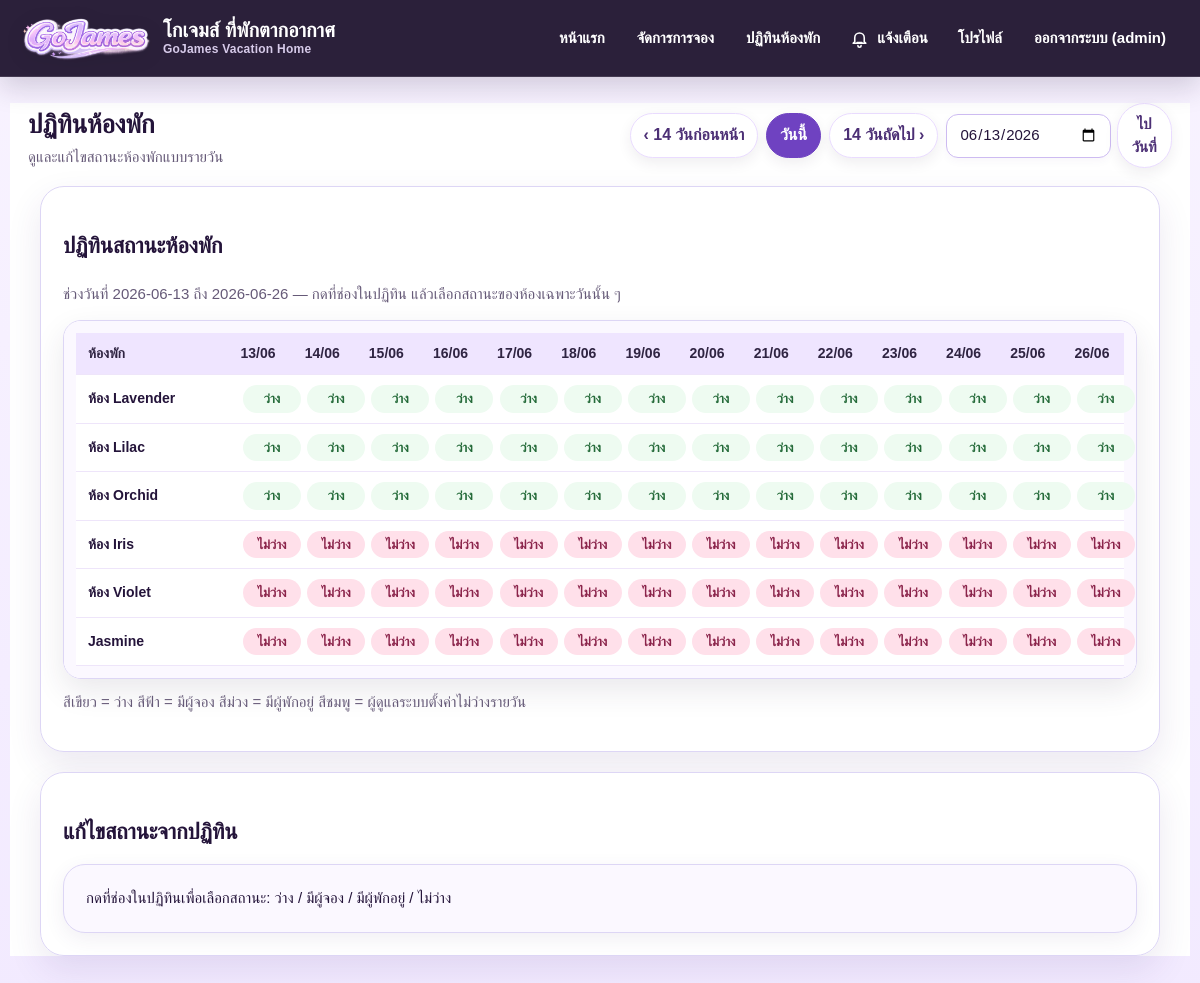
Screenshot of /admin/calendar (signed in) with the database file from the repository.
### tables this page shows
CREATE TABLE rooms(
        id INTEGER PRIMARY KEY AUTOINCREMENT,
        name TEXT NOT NULL,
        price REAL NOT NULL DEFAULT 0,
        detail TEXT,
        cover TEXT,
        images TEXT,
        amenities TEXT,
        is_open INTEGER NOT NULL DEFAULT 1,
        is_deleted INTEGER NOT NULL DEFAULT 0,
        status_text TEXT,
        maintenance_note TEXT,
        created_at TEXT,
        updated_at TEXT
    );

### app.py (the view)
@app.route("/admin/calendar")
def admin_calendar():
    auto_cancel_expired_bookings()
    if session.get("role") != "admin":
        return "สำหรับผู้ดูแลระบบเท่านั้น"
    start_text = request.args.get("start", "").strip()
    try:
        start_day = datetime.strptime(start_text, "%Y-%m-%d").date() if start_text else date.today()
    except ValueError:
        start_day = date.today()
    days = 14
    day_list, room_rows = get_calendar_data(days=days, start_day=start_day)
    prev_start = (start_day - timedelta(days=14)).strftime("%Y-%m-%d")
    next_start = (start_day + timedelta(days=14)).strftime("%Y-%m-%d")
    today_start = date.today().strftime("%Y-%m-%d")
    current_start = start_day.strftime("%Y-%m-%d")
    current_end = day_list[-1].strftime("%Y-%m-%d") if day_list else current_start
    return render_template(
        "admin_calendar.html",
        day_list=day_list,
        room_rows=room_rows,
        prev_start=prev_start,
        next_start=next_start,
        today_start=today_start,
        current_start=current_start,
        current_end=current_end,
    )

### app.py (called while the page is built, shortened)
def get_db():
    conn = sqlite3.connect(DB_PATH)
    conn.row_factory = sqlite3.Row
    return conn

def _safe_json_list(value, fallback=None):
    if fallback is None:
        fallback = []
    if not value:
        return fallback
    try:
        data = json.loads(value)
        return data if isinstance(data, list) else fallback
    except Exception:
        return fallback

def room_row_to_dict(row):
    room = dict(row)
    room["is_open"] = bool(room.get("is_open", 1))
    room["is_deleted"] = bool(room.get("is_deleted", 0))
    room["price"] = float(room.get("price") or 0)
    room["images"] = _safe_json_list(room.get("images"), [room.get("cover") or "room1_1.jpg"])
    room["amenities"] = _safe_json_list(room.get("amenities"), [
        {"icon": "wifi", "label": "Wi-Fi ฟรี"},
        {"icon": "air", "label": "เครื่องปรับอากาศ"},
        {"icon": "bath", "label": "ห้องน้ำส่วนตัว"}
    ])
    room["amenity_labels"] = [item.get("label", "") if isinstance(item, dict) else str(item) for item in room.get("amenities", [])]
    return room

def get_rooms_with_status(include_deleted=False):
    conn = get_db()
    cur = conn.cursor()
    try:
        if include_deleted:
            cur.execute("SELECT * FROM rooms ORDER BY id ASC")
        else:
            cur.execute("SELECT * FROM rooms WHERE COALESCE(is_deleted,0)=0 ORDER BY id ASC")
        rows = cur.fetchall()
        conn.close()
        if rows:
            return [room_row_to_dict(row) for row in rows]
    except sqlite3.OperationalError:
        conn.close()

def get_now():
    return datetime.now()

@app.before_request
def run_auto_cancel_before_each_request():
    auto_cancel_expired_bookings()
    remind_before_checkin()

def remind_before_checkin():
    conn = get_db()
    cur = conn.cursor()
    now_dt = get_now()
    upcoming_limit = now_dt + timedelta(days=1)
    cur.execute("""
        SELECT * FROM bookings
        WHERE status IN ('deposit_paid', 'remaining_counter_pending')
          AND checkin_reminder_sent_at IS NULL
    """)
    rows = cur.fetchall()
    changed_ids = []
    for booking_id in changed_ids:
        cur.execute("""
            UPDATE bookings
            SET checkin_reminder_sent_at = ?
            WHERE id = ?
        """, (now_dt.strftime("%Y-%m-%d %H:%M:%S"), booking_id))
    conn.commit()
    conn.close()

### templates/admin_calendar.html (shortened to what this page needs)
{% extends "base.html" %}
{% block content %}
<div class="calendar-page-head">
    <div>
        <h2>ปฏิทินห้องพัก</h2>
        <p class="muted">ดูและแก้ไขสถานะห้องพักแบบรายวัน</p>
    </div>
    <div class="calendar-nav">
        <a class="calendar-nav-btn" href="/admin/calendar?start={{ prev_start }}">‹ 14 วันก่อนหน้า</a>
        <a class="calendar-nav-btn active" href="/admin/calendar?start={{ today_start }}">วันนี้</a>
        <a class="calendar-nav-btn" href="/admin/calendar?start={{ next_start }}">14 วันถัดไป ›</a>
        <form method="get" action="/admin/calendar" class="calendar-jump">
            <input type="date" name="start" value="{{ current_start }}">
            <button type="submit">ไปวันที่</button>
        </form>
    </div>
</div>
<div class="card calendar-card">
<h3>ปฏิทินสถานะห้องพัก</h3>
<p class="muted" style="margin-top:0;">ช่วงวันที่ {{ current_start }} ถึง {{ current_end }} — กดที่ช่องในปฏิทิน แล้วเลือกสถานะของห้องเฉพาะวันนั้น ๆ</p>
<div class="calendar-wrap">
<table class="calendar-table">
<tr>
<th class="calendar-room">ห้องพัก</th>
{% for d in day_list %}
<th>{{ d.strftime("%d/%m") }}</th>
{% endfor %}
</tr>
{% for row in room_rows %}
<tr>
<td class="calendar-room">{{ row.room.name }}</td>
{% for cell in row.cells %}
<td>
<button
class="calendar-btn"
title="กดเพื่อแก้ไขสถานะห้อง"
data-room-id="{{ cell.room_id }}"
data-room="{{ cell.room_name }}"
data-date="{{ cell.date_text }}"
data-state="{{ cell.state }}"
{% if cell.detail %}
data-guest="{{ cell.detail.guest_name }}"
data-checkin="{{ cell.detail.checkin }}"
data-checkin-time="{{ cell.detail.checkin_time }}"
data-checkout="{{ cell.detail.checkout }}"
data-checkout-time="{{ cell.detail.checkout_time }}"
data-status="{{ cell.detail.status_text }}"
data-note="{{ cell.detail.note }}"
data-source="{{ cell.detail.source }}"
data-booking-id="{{ cell.detail.booking_id if cell.detail.booking_id else '' }}"
{% else %}
data-guest="-"
data-checkin="{{ cell.date_text }}"
data-checkin-time="-"
data-checkout="{{ cell.date_text }}"
data-checkout-time="-"
data-status="ว่าง"
data-note="-"
data-source="free"
data-booking-id=""
{% endif %}
onclick="showRoomAction(this)"
>
    {% if cell.state == "booked" %}
    <div class="cell-booked">มีผู้จอง</div>
    {% elif cell.state == "occupied" %}
    <div class="cell-occupied">มีผู้พักอยู่</div>
    {% elif cell.state == "blocked" %}
    <div class="cell-blocked">ไม่ว่าง</div>
    {% else %}
    <div class="cell-free">ว่าง</div>
    {% endif %}
</button>
</td>
{% endfor %}
</tr>
{% endfor %}
</table>
</div>
<p class="muted" style="margin-top:12px;">
สีเขียว = ว่าง สีฟ้า = มีผู้จอง สีม่วง = มีผู้พักอยู่ สีชมพู = ผู้ดูแลระบบตั้งค่าไม่ว่างรายวัน
</p>
</div>
<div class="card status-editor-card" style="margin-top:20px;">
<h3>แก้ไขสถานะจากปฏิทิน</h3>
<div id="booking-detail-box" class="muted">
กดที่ช่องในปฏิทินเพื่อเลือกสถานะ: ว่าง / มีผู้จอง / มีผู้พักอยู่ / ไม่ว่าง
</div>
</div>
{% endblock %}

### templates/admin_calendar.html (style rules this page uses)
.calendar-page-head { max-width:1180px;margin:0 auto 18px;display:flex;align-items:flex-end;justify-content:space-between;gap:18px; }
.calendar-page-head h2 { margin:0 0 4px;font-size:30px; }
.calendar-page-head .muted { margin:0; }
.calendar-nav { display:flex;flex-wrap:wrap;gap:8px;justify-content:flex-end;align-items:center; }
.calendar-nav-btn,.calendar-jump button { display:inline-flex;align-items:center;justify-content:center;border:1px solid #eadcff;background:#fff;color:#4c2f75;border-radius:999px;padding:9px 13px;font-weight:800;text-decoration:none;box-shadow:0 5px 14px rgba(47,36,66,.08); }
.calendar-nav-btn.active { background:#6f42c1;color:#fff;border-color:#6f42c1; }
.calendar-jump { display:flex;gap:6px;align-items:center; }
.calendar-jump input { height:38px;border-radius:999px;border:1px solid #eadcff;padding:0 12px;background:#fff;color:#2f2442; }
.calendar-card { max-width:1180px;margin-left:auto;margin-right:auto;overflow:hidden; }
.calendar-btn { border:none;background:transparent;padding:0;width:100%;cursor:pointer;transition:0.15s;min-width:68px; }
.calendar-btn div { transition:0.15s; }
.status-editor-card { max-width:1180px;margin-left:auto;margin-right:auto;padding:26px 28px;border-radius:28px;background:linear-gradient(180deg,#fff 0%,#f7f3ff 100%);box-shadow:0 10px 35px rgba(20,10,40,.18); }
.status-editor-card h3 { font-size:28px;margin-bottom:18px;color:#3f2468; }
#booking-detail-box { background:#fff;border:1px solid #eadcff;border-radius:22px;padding:22px;box-shadow:0 6px 20px rgba(76,47,117,.08); }
.calendar-card, .status-editor-card { max-width:1120px !important; border-radius:24px !important; padding:22px !important; }
.calendar-wrap { border:1px solid var(--border) !important; border-radius:18px !important; background:#fff !important; padding:12px !important; overflow-x:auto !important; }
.calendar-wrap table th, .calendar-wrap table td { padding:10px 12px !important; }

### rows the page displays
rooms: room.name "ห้อง Lavender", shows "ว่าง"
rooms: room.name "ห้อง Lilac", shows "ว่าง"
rooms: room.name "ห้อง Orchid", shows "ว่าง"
rooms: room.name "ห้อง Iris", shows "ไม่ว่าง"
rooms: room.name "ห้อง Violet", shows "ไม่ว่าง"
rooms: room.name "Jasmine", shows "ไม่ว่าง"

### other values shown
{{ session.get('user') }} "admin"
{{ current_start }} "2026-06-13"
{{ current_end }} "2026-06-26"
{{ d.strftime("%d/%m") }} "13/06" "14/06" "15/06" "16/06" "17/06" "18/06" "19/06" "20/06" "21/06" "22/06" "23/06" "24/06" "25/06" "26/06"
